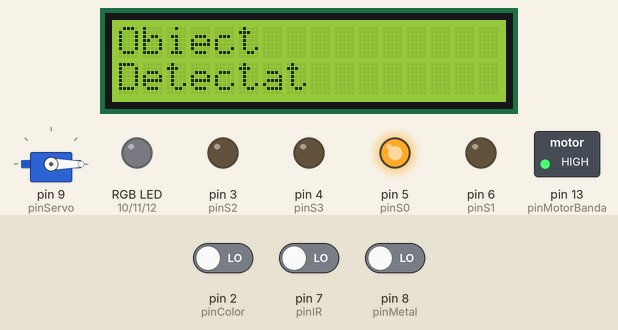
This sketch was run on a simulated Arduino Uno, built with avr-gcc and run on an emulated ATmega328P. Parts: servo, 16×2 character LCD, switched loads named in the sketch (green lamp = pin HIGH), an RGB LED mixed from three pins (HIGH = lit), output pins drawn as LEDs (lit = HIGH). The test bench sets the inputs (shaded band); at power-on: pin 8 (pinMetal) LOW, pin 7 (pinIR) LOW, pin 2 (pinColor) LOW. What the sketch prints to the serial monitor is not drawn.

Above: at 1.2 s.
1.3 s: pin 8 (pinMetal) driven HIGH
At 4.4 s:
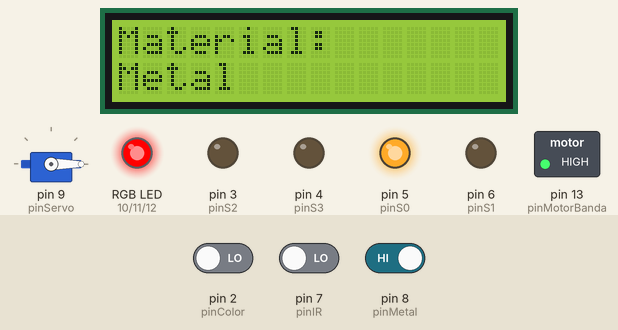
11.7 s: pin 7 (pinIR) driven HIGH
At 13.9 s:
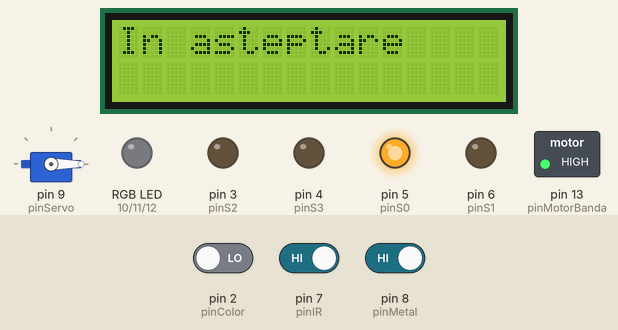
25.7 s: pin 7 (pinIR) driven LOW
At 37.7 s:
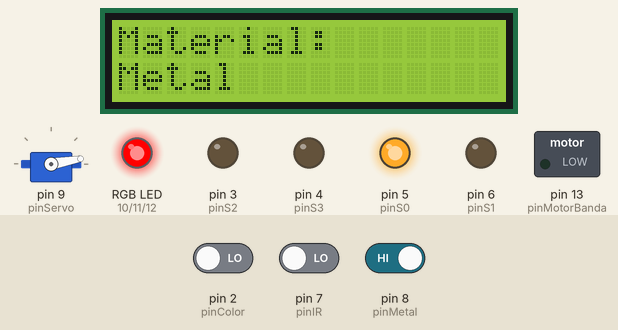
39.3 s: pin 8 (pinMetal) driven LOW
At 44.4 s:
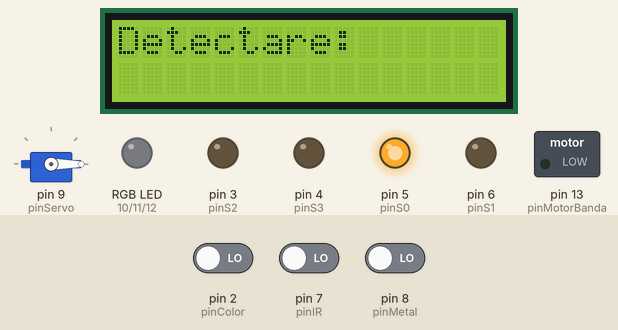
56.1 s: pin 7 (pinIR) driven HIGH
At 66.0 s:
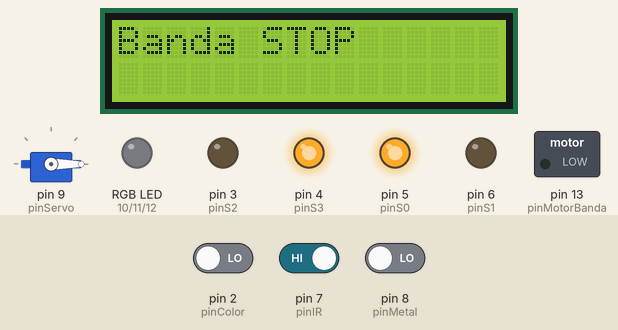
Timing chart, 0 to 67.5 s (numbered marks = the images above; inputs shaded):
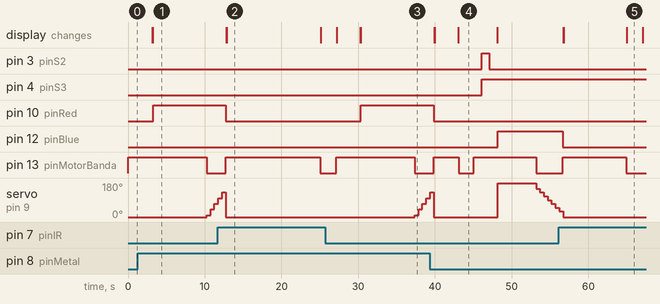

Measured:
- after the input at 1.3 s, pin 3 (pinS2), pin 4 (pinS3): stays LOW (without the input it goes to HIGH after 4.9 s)
- after the input at 11.7 s, pin 10 (pinRed): goes on until 12.8 s, then stays LOW; servo on pin 9 (pinServo): goes on until 12.8 s, then stays 0°; the display: first differs from a run without the input after 1.2 s (image 2)
- after the input at 25.7 s, pin 10 (pinRed): LOW → HIGH after 4.7 s; pin 13 (pinMotorBanda): LOW → HIGH after 1.5 s, → LOW 10.2 s later; servo on pin 9 (pinServo): 0° → 10° after 11.7 s, → 40° 0.50 s later, → 70° 0.50 s later, → 100° 0.50 s later; the display: first changes after 1.5 s (image 3 shows a later state)
- after the input at 39.3 s, pin 3 (pinS2): LOW → HIGH after 6.8 s, → LOW 1.0 s later; pin 4 (pinS3): LOW → HIGH after 6.8 s; pin 10 (pinRed): goes on until 39.9 s, then stays LOW; pin 12 (pinBlue): LOW → HIGH after 8.9 s
- after the input at 56.1 s, pin 3 (pinS2): stays LOW (without the input it goes to HIGH after 6.8 s); pin 4 (pinS3): stays HIGH (without the input it goes to LOW after 5.8 s)
- what the display in image 2 shows lasts 12.2 s, from 12.9 s to 25.1 s
- what the display in image 4 shows lasts 5.1 s, from 43.0 s to 48.1 s

The sketch:

sortare_deseuri.ino
```cpp
/*
  Sortare automată a deșeurilor: metal / hârtie / plastic
  Platformă: Arduino UNO

  Fluxul de funcționare:
    1. senzorul IR detectează un obiect pus pe bandă
    2. banda avansează, apoi se oprește în dreptul senzorilor
    3. senzorul inductiv verifică dacă obiectul este metalic
    4. dacă nu, senzorul de culoare TCS3200 verifică dacă este alb (hârtie)
    5. altfel, obiectul este considerat plastic
    6. LED-ul RGB și LCD-ul arată materialul, iar servomotorul sortează obiectul

  Autor: Chiriac Nicolae
  Data: iunie 2025

  Biblioteci necesare: Servo, Wire, LiquidCrystal_I2C
*/

#include <Servo.h>
#include <Wire.h>
#include <LiquidCrystal_I2C.h>

LiquidCrystal_I2C lcd(0x27, 16, 2);  // LCD I2C, adresa 0x27, 16 coloane x 2 rânduri
Servo servoMotor;

// ---------- Pini ----------
const int pinMetal = 8;    // senzor inductiv (HIGH = metal detectat)
const int pinIR = 7;       // senzor IR (LOW = obiect detectat)
const int irAnalog = A0;   // ieșirea analogică a senzorului IR (nefolosită)
const int pinMotorBanda = 13;  // motorul benzii transportoare
const int pinServo = 9;

// Senzor de culoare TCS3200
const int pinColor = 2;  // OUT
const int pinS2 = 3;
const int pinS3 = 4;
const int pinS0 = 5;
const int pinS1 = 6;

// LED RGB (catod comun)
const int pinRed = 10;
const int pinGreen = 11;
const int pinBlue = 12;

// ---------- Praguri pentru senzorul de culoare ----------
// pulseIn() întoarce durata semnalului: valoare mică = lumină reflectată mai multă
const int PRAG_NEGRU = 100;  // toate canalele peste prag -> negru
const int PRAG_ALB = 55;     // toate canalele sub prag -> alb

// ---------- Timpi (milisecunde) ----------
const unsigned long TIMP_AVANS_BANDA = 3000;     // banda duce obiectul spre senzori
const unsigned long TIMP_CITIRE_METAL = 2000;    // banda oprită, senzorul de metal citește
const unsigned long TIMP_CITIRE_CULOARE = 3000;  // fereastra de citire a culorii
const unsigned long TIMP_PANA_LA_SERVO_METAL = 7000;
const unsigned long TIMP_PANA_LA_SERVO_HARTIE = 5000;
const unsigned long TIMP_PLASTIC = 7000;
const unsigned long TIMP_PAUZA_SERVO = 500;
const unsigned long TIMP_BANDA_INACTIVA = 25000;  // fără obiecte -> banda se oprește

// ---------- Variabile de stare ----------
unsigned long timpDetectie = 0;
unsigned long timpSenzor = 0;
String materialDetectat = "";
String Rand1 = "", Rand2 = "";  // ultimul text afișat pe LCD
bool motorOprit = false;

// Declarații
String detecteazaCuloare();
void AfisareLCD(String Linie1, String Linie2);
void AfisareRGB(int Red, int Green, int Blue);

void setup() {
  pinMode(pinMetal, INPUT);
  pinMode(pinIR, INPUT);
  pinMode(pinMotorBanda, OUTPUT);

  pinMode(pinS0, OUTPUT);
  pinMode(pinS1, OUTPUT);
  pinMode(pinS2, OUTPUT);
  pinMode(pinS3, OUTPUT);
  pinMode(pinColor, INPUT);

  pinMode(pinRed, OUTPUT);
  pinMode(pinGreen, OUTPUT);
  pinMode(pinBlue, OUTPUT);

  // S0 = HIGH, S1 = LOW -> frecvența de ieșire a senzorului de culoare la 20%
  digitalWrite(pinS0, HIGH);
  digitalWrite(pinS1, LOW);

  servoMotor.attach(pinServo);
  servoMotor.write(0);

  lcd.init();
  lcd.backlight();

  Serial.begin(9600);
}

void loop() {
  int valueIR = digitalRead(pinIR);

  if (valueIR == HIGH) {
    // niciun obiect pe bandă
    Serial.println("IR: Niciun obiect");
    AfisareRGB(LOW, LOW, LOW);
    AfisareLCD("In asteptare", "");
  } else {
    // obiect detectat
    timpDetectie = millis();
    Serial.println("IR: Obiect detectat");
    motorOprit = false;

    digitalWrite(pinMotorBanda, HIGH);  // pornește banda
    AfisareLCD("Obiect", "Detectat");
    delay(TIMP_AVANS_BANDA);

    AfisareLCD("Detectare:", "");
    digitalWrite(pinMotorBanda, LOW);  // banda se oprește cu obiectul în dreptul senzorului de metal

    // 1) Verificare metal: banda oprită, senzorul inductiv citește repetat
    materialDetectat = "";
    timpSenzor = millis();
    while (millis() - timpSenzor < TIMP_CITIRE_METAL) {
      if (digitalRead(pinMetal) == HIGH) {
        materialDetectat = "Metal";
        break;
      }
      delay(10);
    }
    digitalWrite(pinMotorBanda, HIGH);  // banda repornește indiferent de rezultat

    if (materialDetectat == "Metal") {
      // ---------- METAL ----------
      Serial.println("Metal: Detectat");
      AfisareLCD("Material:", materialDetectat);
      AfisareRGB(HIGH, LOW, LOW);  // LED roșu

      delay(TIMP_PANA_LA_SERVO_METAL);  // timpul în care obiectul ajunge la servomotor
      digitalWrite(pinMotorBanda, LOW);  // banda se oprește ca servomotorul să împingă obiectul

      for (int angle = 10; angle <= 155; angle += 30) {
        servoMotor.write(angle);
        delay(TIMP_PAUZA_SERVO);
      }

      servoMotor.write(0);                // revenire în poziția de repaus
      digitalWrite(pinMotorBanda, HIGH);  // banda repornește
      AfisareRGB(LOW, LOW, LOW);
      AfisareLCD("Sortare", "finalizata");

    } else {
      // 2) Nu este metal: se citește culoarea
      Serial.println("Metal: NU e detectat");
      timpSenzor = millis();
      while (millis() - timpSenzor < TIMP_CITIRE_CULOARE) {
        // aprox. 1 s: obiectul ajunge de la senzorul de metal la cel de culoare
        // aprox. 2 s: citirea culorii
        String culoare = detecteazaCuloare();
        Serial.println("Culoare detectata: " + culoare);
        if (culoare == "Alb") {
          materialDetectat = "Hartie";
          break;
        }
        delay(10);
      }

      if (materialDetectat == "Hartie") {
        // ---------- HÂRTIE ----------
        Serial.println("Hartie: Detectat");
        AfisareLCD("Material:", materialDetectat);
        AfisareRGB(LOW, LOW, HIGH);  // LED albastru

        servoMotor.write(180);
        delay(TIMP_PANA_LA_SERVO_HARTIE);  // timpul în care obiectul ajunge la servomotor
        digitalWrite(pinMotorBanda, LOW);  // banda se oprește ca servomotorul să împingă obiectul

        for (int angle = 150; angle >= 20; angle -= 20) {
          servoMotor.write(angle);
          delay(TIMP_PAUZA_SERVO);
        }

        digitalWrite(pinMotorBanda, HIGH);  // banda repornește
        servoMotor.write(0);
        AfisareRGB(LOW, LOW, LOW);
        AfisareLCD("Sortare", "finalizata");

      } else {
        // ---------- PLASTIC ----------
        // orice obiect nemetalic care nu este alb; servomotorul nu intervine
        Serial.println("Plastic: Detectat");
        materialDetectat = "Plastic";
        AfisareLCD("Material:", materialDetectat);
        AfisareRGB(LOW, HIGH, LOW);  // LED verde

        delay(TIMP_PLASTIC);
        AfisareRGB(LOW, LOW, LOW);
        AfisareLCD("Sortare", "finalizata");
      }
    }
  }

  // Dacă nu a mai fost detectat niciun obiect, banda se oprește
  if (((millis() - timpDetectie) > TIMP_BANDA_INACTIVA) && !motorOprit) {
    motorOprit = true;
    digitalWrite(pinMotorBanda, LOW);
    AfisareLCD("Banda STOP", "");
    delay(2000);
  }

  delay(10);
}

// Citește cele trei canale ale senzorului TCS3200 și întoarce culoarea dominantă
String detecteazaCuloare() {
  digitalWrite(pinS2, LOW);
  digitalWrite(pinS3, LOW);
  int red = pulseIn(pinColor, LOW);
  delay(10);

  digitalWrite(pinS2, HIGH);
  digitalWrite(pinS3, HIGH);
  int green = pulseIn(pinColor, LOW);
  delay(10);

  digitalWrite(pinS2, LOW);
  digitalWrite(pinS3, HIGH);
  int blue = pulseIn(pinColor, LOW);
  delay(10);

  // Pentru calibrare, decomentează:
  // Serial.print("R: "); Serial.print(red);
  // Serial.print(" G: "); Serial.print(green);
  // Serial.print(" B: "); Serial.println(blue);

  if (red > PRAG_NEGRU && green > PRAG_NEGRU && blue > PRAG_NEGRU) return "Negru";
  if (red < PRAG_ALB && green < PRAG_ALB && blue < PRAG_ALB) return "Alb";
  if (red < green && red < blue) return "Rosu";
  if (green < red && green < blue) return "Verde";
  if (blue < red && blue < green) return "Albastru";
  return "Necunoscut";
}

// Rescrie LCD-ul doar dacă textul s-a schimbat (evită pâlpâirea ecranului)
void AfisareLCD(String Linie1, String Linie2) {
  if ((Linie1 + Linie2) != (Rand1 + Rand2)) {
    Serial.println("Schimbare LCD");
    lcd.clear();
    lcd.setCursor(0, 0);
    lcd.print(Linie1);
    lcd.setCursor(0, 1);
    lcd.print(Linie2);
    delay(50);
    Rand1 = Linie1;
    Rand2 = Linie2;
  }
}

// Comandă LED RGB (HIGH = aprins pentru fiecare culoare)
void AfisareRGB(int Red, int Green, int Blue) {
  digitalWrite(pinRed, Red);
  digitalWrite(pinGreen, Green);
  digitalWrite(pinBlue, Blue);
}
```
